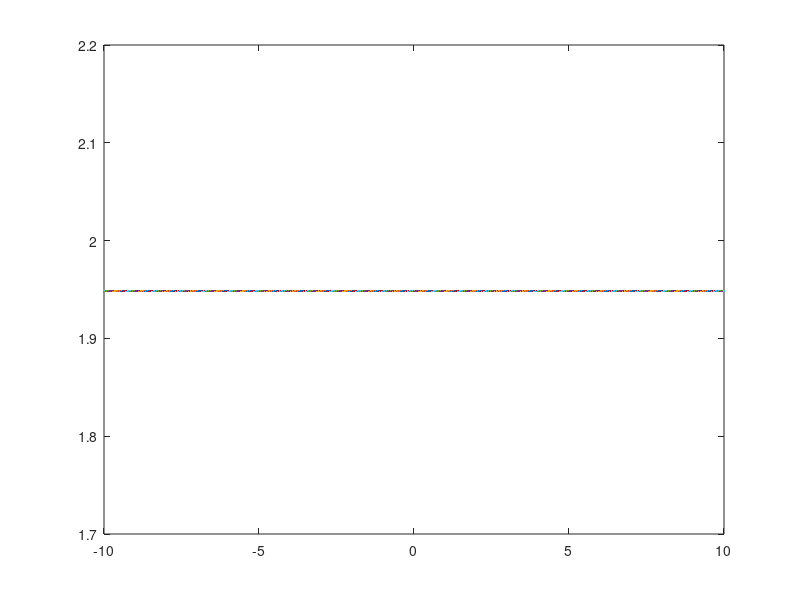

Reproduce this figure in MATLAB.
t = [-10:0.01:10];
yf = (t >= -0.5) & (t <= 0.5);

f = [-10:0.01:10];
omega = (2*pi).*f;
Yf = trapz(t, yf.*exp(omega.*t));
plot(f,Yf)